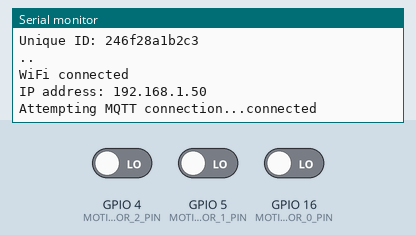
Bench run of a program on a simulated ESP8266 (NodeMCU). Shown: the last lines printed to the serial monitor. The inputs (shaded band) are chosen by the test bench; at power-on: GPIO 4 (MOTION_SENSOR_2_PIN) LOW, GPIO 5 (MOTION_SENSOR_1_PIN) LOW, GPIO 16 (MOTION_SENSOR_0_PIN) LOW. WiFi joins after 1.5 s; servers stay silent unless stated; no MQTT or app messages arrive unless stated.

Above: at 3.2 s.
3.3 s: GPIO 4 (MOTION_SENSOR_2_PIN) driven HIGH
At 3.7 s:
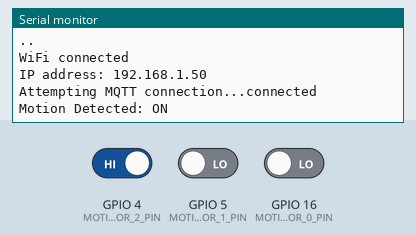
4.8 s: GPIO 4 (MOTION_SENSOR_2_PIN) driven LOW
At 6.0 s:
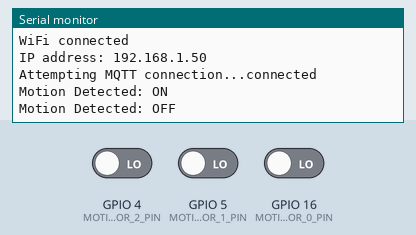

The program:

main.cpp
```cpp
//******************************************************************************
//!
//! @file       main.cpp
//! @author     Felix Betz
//!
//! @brief      main.cpp
//!
//******************************************************************************

/*----------------------------------------------------------------------------*/
/* Includes                                                                   */
/*----------------------------------------------------------------------------*/
#include <Arduino.h>
#include <PubSubClient.h>
#include <ESP8266WiFi.h>
#include <ArduinoJson.h>
#include <ArduinoOTA.h>
#include "secrets.h"

/*----------------------------------------------------------------------------*/
/* Defines                                                                    */
/*----------------------------------------------------------------------------*/
#define SENSOR_NAME "motion_sensor_floor_01"
#define SENSOR_NAME_FRIEDLY "Motion Sensor Floor"

#define MOTION_STATE_TOPIC "homeassistant/binary_sensor/" SENSOR_NAME "/state"
#define MOTION_DISCOVERY_TOPIC "homeassistant/binary_sensor/" SENSOR_NAME "/config"

#define MOTION_SENSOR_0_PIN 16 // D0 / GPIO16
#define MOTION_SENSOR_1_PIN 5  // D1 / GPIO5
#define MOTION_SENSOR_2_PIN 4  // D2 / GPIO4

#define MOTION_SENSOR_READ_MS 10
#define MOTION_SENSOR_CYCLIC_MQTT_MS 10000

#define HOSTNAME "ESP_MOTION_FLOOR_01"

/*----------------------------------------------------------------------------*/
/* Type definitions                                                           */
/*----------------------------------------------------------------------------*/

/*----------------------------------------------------------------------------*/
/* Variables                                                                  */
/*----------------------------------------------------------------------------*/
char g_ssid[] = WIFI_SSID;
const char g_password[] = WIFI_PASSWORD;
const char *g_mqtt_server = MQTT_SERVER;
const char *g_mqttUser = MQTT_USER;
const char *g_mqttPsw = MQTT_PASSWORD;
int g_mqttPort = 1883;
const char *device_name = SENSOR_NAME;
const char *discovery_topic = MOTION_DISCOVERY_TOPIC;

unsigned long g_readSensorTime = 0;
unsigned long g_cylicMqttTime = 0;

bool g_isMotionDetectedOld = false;

WiFiClient espClient;
PubSubClient client(espClient);

/*----------------------------------------------------------------------------*/
/* Functions                                                                  */
/*----------------------------------------------------------------------------*/

//------------------------------------------------------------------------------
//   setTimeout
//------------------------------------------------------------------------------
unsigned long setTimeout(void)
{
  // build 2nd complement of the current system time
  unsigned long loc_timestamp = ((unsigned long)(~millis())) + 1;
  return loc_timestamp;
}

//------------------------------------------------------------------------------
//   isTimeoutExpired
//------------------------------------------------------------------------------
bool isTimeoutExpired(unsigned long arg_timestamp, unsigned long arg_timeMs)
{
  // check if timeout expired
  if ((arg_timestamp + millis()) >= arg_timeMs)
  {
    return true;
  }
  return false;
}

//------------------------------------------------------------------------------
//   sendDiscoveryMessage
//------------------------------------------------------------------------------
void sendDiscoveryMessage()
{
  DynamicJsonDocument doc(256); // Adjust the size based on your JSON payload

  doc["name"] = SENSOR_NAME_FRIEDLY;
  doc["unique_id"] = SENSOR_NAME;
  doc["device_class"] = "motion";
  doc["state_topic"] = MOTION_STATE_TOPIC;
  doc["expire_after"] = "60"; // expire after 60s

  String payload;
  serializeJson(doc, payload);

  const char *discovery_topic = MOTION_DISCOVERY_TOPIC;
  client.publish(discovery_topic, payload.c_str());
}

//------------------------------------------------------------------------------
//   sendMotion
//------------------------------------------------------------------------------
void mqttSendMotion(bool arg_isMotionDetected)
{
  const char *motion_topic = MOTION_STATE_TOPIC;
  client.publish(motion_topic, arg_isMotionDetected ? "ON" : "OFF");

  Serial.print("Motion Detected: ");
  Serial.println(arg_isMotionDetected ? "ON" : "OFF");
}
//------------------------------------------------------------------------------
//   setup_wifi
//------------------------------------------------------------------------------
void setup_wifi()
{
  int counter = 0;
  byte mac[6];
  delay(10);
  // We start by connecting to a WiFi network
  Serial.print("Connecting to ");
  Serial.println(g_ssid);

  WiFi.hostname(HOSTNAME);
  WiFi.begin(g_ssid, g_password);

  WiFi.macAddress(mac);
  String g_UniqueId = String(mac[0], HEX) + String(mac[1], HEX) + String(mac[2], HEX) + String(mac[3], HEX) + String(mac[4], HEX) + String(mac[5], HEX);

  Serial.print("Unique ID: ");
  Serial.println(g_UniqueId);

  while (WiFi.status() != WL_CONNECTED && counter++ < 8)
  {
    delay(1000);
    Serial.print(".");
  }
  Serial.println("");

  if (WiFi.status() == WL_CONNECTED)
  {
    Serial.println("WiFi connected");
    Serial.print("IP address: ");
    Serial.println(WiFi.localIP());
  }
  else
  {
    Serial.println("WiFi NOT connected!!!");
  }
}

//------------------------------------------------------------------------------
//   MqttReconnect
//------------------------------------------------------------------------------
void mqttReconnect()
{
  while (!client.connected())
  {
    Serial.print("Attempting MQTT connection...");
    if (client.connect(device_name, g_mqttUser, g_mqttPsw))
    {
      Serial.println("connected");
      sendDiscoveryMessage();
    }
    else
    {
      Serial.print("failed, rc=");
      Serial.print(client.state());
      Serial.println(" try again in 5 seconds");
      delay(5000);
    }
  }
}

//------------------------------------------------------------------------------
//   MqttReceiverCallback
//------------------------------------------------------------------------------
void mqttReceiverCallback(char *topic, byte *payload, unsigned int length)
{
  // Handle incoming MQTT messages if needed
}

//------------------------------------------------------------------------------
//   setup
//------------------------------------------------------------------------------
void setupMotionSensor()
{
  pinMode(MOTION_SENSOR_0_PIN, INPUT);
  pinMode(MOTION_SENSOR_1_PIN, INPUT);
  pinMode(MOTION_SENSOR_2_PIN, INPUT);
  g_isMotionDetectedOld = false;
  g_readSensorTime = setTimeout();
  g_cylicMqttTime = setTimeout();
}

//------------------------------------------------------------------------------
//   setup
//------------------------------------------------------------------------------
void setup()
{
  Serial.begin(115200);

  setup_wifi();
  ArduinoOTA.begin();
  client.setServer(g_mqtt_server, g_mqttPort);
  client.setCallback(mqttReceiverCallback);

  setupMotionSensor();
}

//------------------------------------------------------------------------------
//   loop
//------------------------------------------------------------------------------
void loop()
{
  ArduinoOTA.handle();
  if (!client.connected())
  {
    mqttReconnect();
  }
  else
  {
    if (isTimeoutExpired(g_readSensorTime, MOTION_SENSOR_READ_MS))
    {
      g_readSensorTime = setTimeout();

      bool loc_isMotionDetected = digitalRead(MOTION_SENSOR_0_PIN) || digitalRead(MOTION_SENSOR_1_PIN) || digitalRead(MOTION_SENSOR_2_PIN);

      if ((loc_isMotionDetected != g_isMotionDetectedOld) || isTimeoutExpired(g_cylicMqttTime, MOTION_SENSOR_CYCLIC_MQTT_MS))
      {
        g_cylicMqttTime = setTimeout();
        mqttSendMotion(loc_isMotionDetected);
        g_isMotionDetectedOld = loc_isMotionDetected;
      }
    }
  }
  client.loop();
}
```

secrets_dummy.h
```cpp
//******************************************************************************
//!
//! @file       secrets.h
//! @author     Felix Betz
//!
//! @brief      contains all secrets
//!
//******************************************************************************
#ifndef SECRETS_H_
#define SECRETS_H_

/*----------------------------------------------------------------------------*/
/* Includes                                                                   */
/*----------------------------------------------------------------------------*/

/*----------------------------------------------------------------------------*/
/* Defines                                                                    */
/*----------------------------------------------------------------------------*/

// Wifi settings
#define WIFI_SSID "";
#define WIFI_PASSWORD ""

// MQTT setting
#define MQTT_SERVER ""
#define MQTT_USER ""
#define MQTT_PASSWORD ""

/*----------------------------------------------------------------------------*/
/* Type definitions                                                           */
/*----------------------------------------------------------------------------*/

/*----------------------------------------------------------------------------*/
/* Functions                                                                  */
/*----------------------------------------------------------------------------*/

#endif /*SECRETS_H_*/
```

Measured:
- after the input at 3.3 s, the serial monitor: prints a new line at once (image 1)
- after the input at 4.8 s, the serial monitor: prints a new line at once (image 2)
